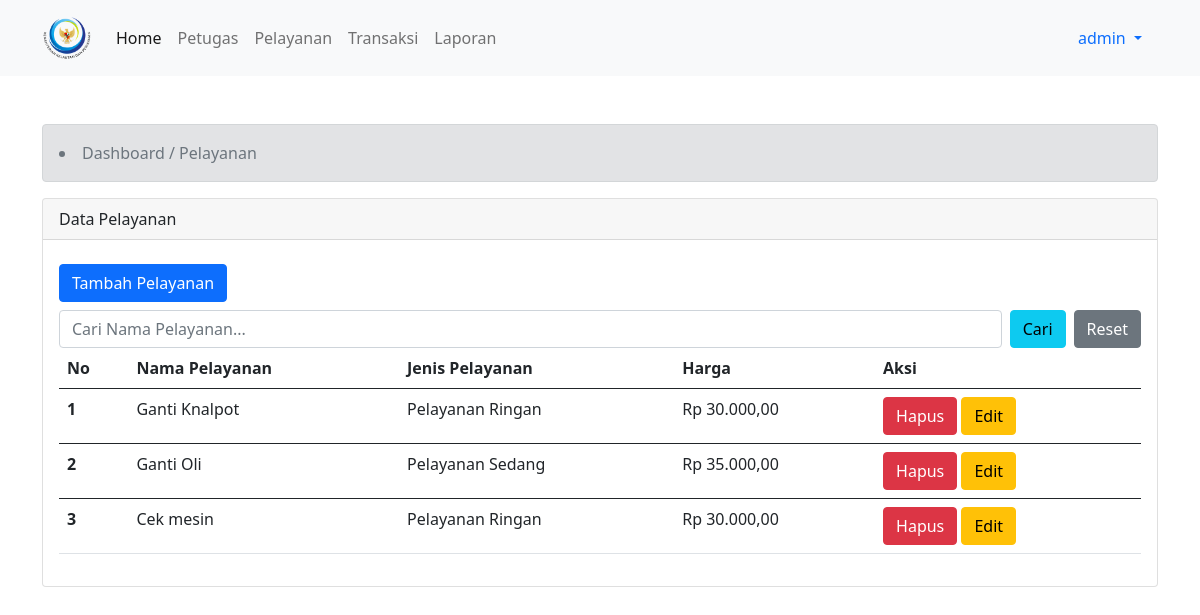
Page /admin/index.php?menu=data_pelayanan (signed in) on the committed database.
### tables this page shows
CREATE TABLE `pelayanan` (
  `id_pelayanan` int(11) NOT NULL,
  `nama_pelayanan` varchar(25) NOT NULL,
  `jenis_pelayanan` varchar(25) NOT NULL,
  `harga_pelayanan` int(11) NOT NULL
);

### admin/pages/pelayanan/index.php (the view, shortened to what this page needs)
<div class="alert alert-secondary" role="alert">
    <li class="breadcrumb-item active" aria-current="page">
       Dashboard / Pelayanan
    </li>
</div>
<div class="card">
  <div class="card-header">Data Pelayanan</div>
  <div class="card-body">
    <?php
     if ($_SESSION['role']=='admin') {
      ?>
     <a href="?menu=tambah_pelayanan" class="btn btn-primary mb-2 mt-2">Tambah Pelayanan</a>
      <?php
     } else {
      ?>
      <a href="?menu=tambah_pelayanan" class="disabled btn btn-light mb-2">Tambah Petugas</a>
      <?php
     }
     ?>
    <form method="POST" action="?menu=data_pelayanan">
      <div class="d-flex">
        <input type="text" class="form-control me-2" name="nt" placeholder="Cari Nama Pelayanan..." name="nt">
        <input type="submit" class="btn btn-info me-2" name="cari" value="Cari">
        <a href="" class="btn btn-secondary">Reset</a>
      </div>
    </form>
    <?php
    $nt = $_POST['nt'];
     if ($_POST['cari']) {
      if ($nt == "") {
          $q = mysqli_query($koneksi, "select * from pelayanan");
        } else if ($nt!=="") {
          $q = mysqli_query($koneksi, "SELECT * from pelayanan WHERE nama_pelayanan like '%$nt%'");
        }
    }
    else {
     $q = mysqli_query($koneksi, "select * from pelayanan");
    }
    ?>
    <table class="table">
  <thead>
    <tr>
      <th scope="col">No</th>
      <th scope="col">Nama Pelayanan</th>
      <th scope="col">Jenis Pelayanan</th>
      <th scope="col">Harga</th>
      <th scope="col">Aksi</th>
    </tr>
    <?php
     function rupiah($angka){
      $hasil_rupiah = "Rp " . number_format($angka,2,',','.');
      return $hasil_rupiah;
    }
    $nomor = 1;
     $cek = mysqli_num_rows($q);
      if($cek <1 ){
      ?>
      <tr>
        <td colspan="8" class="ukuran-huruf1">
          data yang anda cari tidak tersedia
          <a href="" class="btn btn-success utilities"><i class="fa fa-refresh"></i> Refresh</a>
         </td>
      </tr>
      <?php
    } else {
    while ($d = $q->fetch_assoc()){
    ?>
  </thead>
  <tbody>
    <tr>
      <th><?php echo $nomor++; ?></th>
      <td><?php echo $d['nama_pelayanan']; ?></td>
      <td><?php echo $d['jenis_pelayanan']; ?></td>
      <td><?php echo rupiah($d['harga_pelayanan']); ?></td>
      <td>
       <?php
       if ($_SESSION['role']== 'admin') {
        ?>
         <a  class="btn btn-danger" onclick="return confirm('anda yakin ingin menghapusnya?')" href="?menu=hapus_pelayanan&id_pelayanan=<?php echo $d['id_pelayanan']; ?>" title="Hapus">Hapus</a>
        <a  class="btn btn-warning " title="Edit" href="?menu=edit_pelayanan&id_pelayanan=<?php echo $d['id_pelayanan']; ?>"> Edit </a>
        <?php
       }
       ?>
      <?php
        }}
      ?>
      </td>
    </tr>
  </tbody>
  </table>
  </div>
</div>

### rows in the picture
pelayanan: nama_pelayanan "Ganti Knalpot", jenis_pelayanan "Pelayanan Ringan", harga_pelayanan "Rp 30.000,00"
pelayanan: nama_pelayanan "Ganti Oli", jenis_pelayanan "Pelayanan Sedang", harga_pelayanan "Rp 35.000,00"
pelayanan: nama_pelayanan "Cek mesin", jenis_pelayanan "Pelayanan Ringan", harga_pelayanan "Rp 30.000,00"

### other values in the picture
$_SESSION['username'] "admin"
